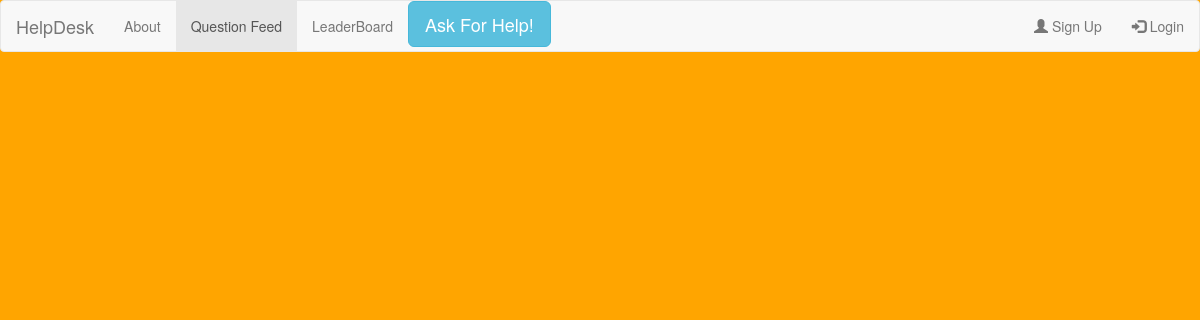
Before: /homeFeed/ with the older database file.
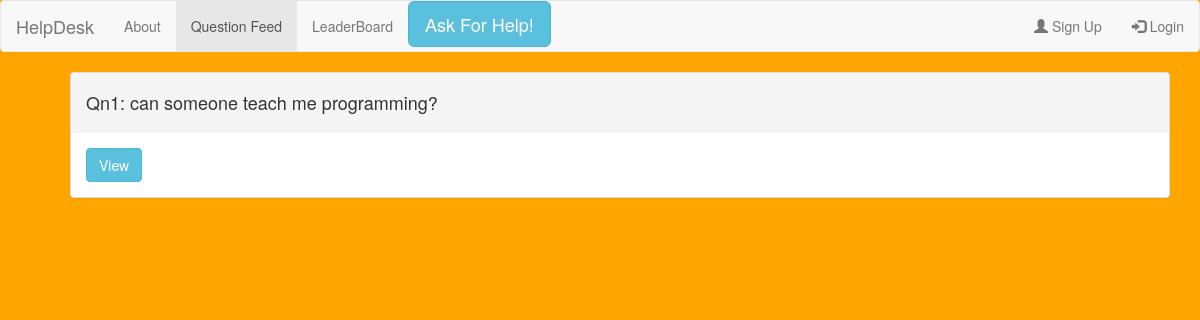
After: the same page with the newer database file.
### homeFeed/models.py (models this page shows, shortened)
class Question(models.Model):
    question_name = models.CharField(max_length=100)

### homeFeed/views.py (the view)
# urls.py: path('', views.homeFeedView, name='homeFeedView'),
def homeFeedView(request):
    is_authenticated = False
    if isLoggedIn(request):
        is_authenticated = True
    all_questions = Question.objects.all()
    return render(request,'homeFeed.html',{'all_questions_list':all_questions,'is_authenticated':is_authenticated})

### homeFeed/views.py (called while the page is built)
def isLoggedIn(request):
    return request.user.is_authenticated

### templates/homeFeed.html (shortened to what this page needs)
<!DOCTYPE html>
<html>
<head>
   <link rel="stylesheet" href="https://maxcdn.bootstrapcdn.com/bootstrap/3.4.1/css/bootstrap.min.css">
</head>
<body style="background-color:orange;">
  <nav class="navbar navbar-default">
  <div class="container-fluid">
    <div class="navbar-header">
      <a class="navbar-brand"> HelpDesk </a>
    </div>
    <ul class="nav navbar-nav">
        <li><a href="#aboutModel" data-toggle="modal" data-target="#aboutModel"> About </a></li>
      <li class="active"><a href="/homeFeed/"> Question Feed </a></li>
      <li><a href="/leaderBoard/"> LeaderBoard </a></li>
    </ul>
  <button type="button" class="btn btn-info btn-lg" data-toggle="modal" data-target="#questionModel">
      Ask For Help!
  </button>
    <ul class="nav navbar-nav navbar-right">
      <li><a href="/signUp/"><span class="glyphicon glyphicon-user"></span> Sign Up</a></li>
      <li><a href="/login/"><span class="glyphicon glyphicon-log-in"></span> Login</a></li>
    </ul>
  </div>
  </nav>
<div class="container">
  <div class="panel-group">
     <ul>
        {% for question in all_questions_list %}
          <div class="panel panel-default">
              <div class="panel-heading">
                  <h4>
                    Qn{{forloop.counter}}: {{question.question_name}}
                  </h4>
               </div>
            <div class="panel-body">
              <a href="/answerFeedView/{{question.id}}" class="btn btn-info" role="button"> View </a>
          </div>
              </div>
        {% endfor %}
      </ul>
  </div>
</div>
</body>
</html>

Changed rows visible on the page:
added Question: question_name "can someone teach me programming?"
